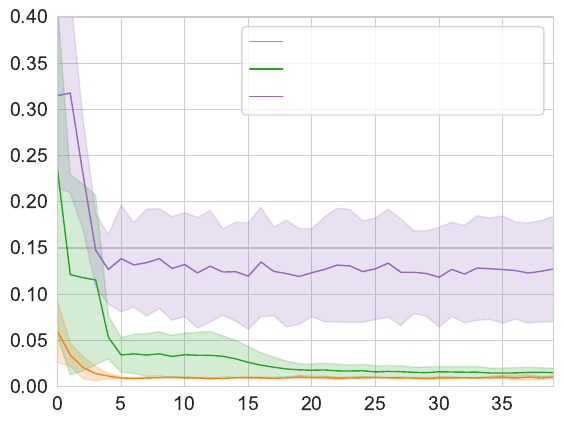

Write the Python code that produced this figure.
#%%
import wandb
import pandas as pd
import seaborn as sns
from matplotlib import pyplot as plt
import numpy as np

api = wandb.Api()

def moving_average(a, n=3):
	t = np.floor(n/2).astype(int)
	b = np.zeros(a.shape)
	for i in range(b.shape[-1]):
		b[i] = np.mean(a[max(0, i-t):min(i+t+1, a.shape[-1])])
	
	return b

df_full = []
loss_full = []
for run in api.runs("mamba-markov/markov-mamba-test-seq"):
    try:
        df_full.append(run.history(samples=25000))
    except:
        pass

df_conv = []
loss_conv = []
for run in api.runs("mamba-markov/markov-mamba-only-conv"):
    try:
        df_conv.append(run.history(samples=25000))
    except:
        pass

df_no_conv = []
loss_no_conv = []
for run in api.runs("mamba-markov/markov-mamba-no-conv"):
    try:
        df_no_conv.append(run.history(samples=25000))
    except:
        pass

#
for h in df_full:
    loss = h["val/loss_gap"].values[:]
    loss = loss[~np.isnan(loss)]
    #est = moving_average(est, n=50)
    loss_full.append(loss)
    
loss_full = np.stack(loss_full)
loss_full_mean = np.nanmean(loss_full, axis=0)
loss_full_std = np.nanstd(loss_full, axis=0)

for h in df_conv:
    loss = h["val/loss_gap"].values[:]
    loss = loss[~np.isnan(loss)]
    #est = moving_average(est, n=50)
    loss_conv.append(loss)
    
loss_conv = np.stack(loss_conv)
loss_conv_mean = np.nanmean(loss_conv, axis=0)
loss_conv_std = np.nanstd(loss_conv, axis=0)

for h in df_no_conv:
    loss = h["val/loss_gap"].values[:]
    loss = loss[~np.isnan(loss)]
    #est = moving_average(est, n=50)
    loss_no_conv.append(loss)
    
loss_no_conv = np.stack(loss_no_conv)
loss_no_conv_mean = np.nanmean(loss_no_conv, axis=0)
loss_no_conv_std = np.nanstd(loss_no_conv, axis=0)

#
sns.set_style("whitegrid")

fig, ax = plt.subplots()
ax.plot(loss_full_mean, color="tab:orange", label="                                            ", linewidth=1)
ax.plot(loss_conv_mean, color="tab:green", label=" ", linewidth=1)
ax.plot(loss_no_conv_mean, color="tab:purple", label="                              ", linewidth=1)
ax.fill_between(range(len(loss_full_mean)), loss_full_mean-loss_full_std, loss_full_mean+loss_full_std, color="tab:orange", alpha=0.2)
ax.fill_between(range(len(loss_conv_mean)), loss_conv_mean-loss_conv_std, loss_conv_mean+loss_conv_std, color="tab:green", alpha=0.2)
ax.fill_between(range(len(loss_no_conv_mean)), loss_no_conv_mean-loss_no_conv_std, loss_no_conv_mean+loss_no_conv_std, color="tab:purple", alpha=0.2)
#ax.set(xlabel="Iterations", ylabel="Test loss")
ax.xaxis.label.set_fontsize(14)
ax.yaxis.label.set_fontsize(14)
plt.xlim((0,39))
plt.ylim((0.0,0.4))
plt.xticks(fontsize=14)
plt.yticks(fontsize=14)
ax.legend(prop={'size': 14}, handlelength=1.7)
ax.grid(True, which="both")
fig.savefig("conv-no-conv.pdf", bbox_inches='tight')